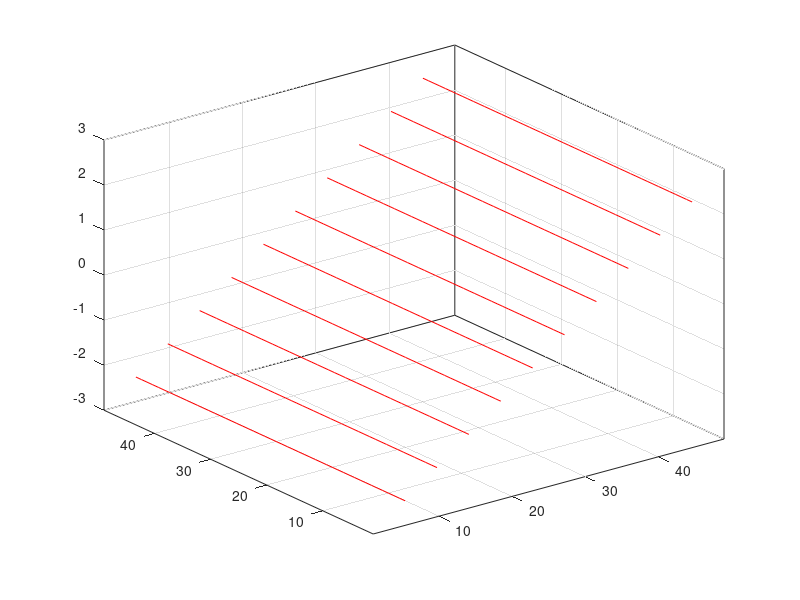

Reproduce this figure in MATLAB.
function result = test_contour_011
result = false;
a = figure;
h = gca;
[Z,x,y] = peaks;
contour3(h,Z,'r-');
drawnow;
close(a);
result = true;
